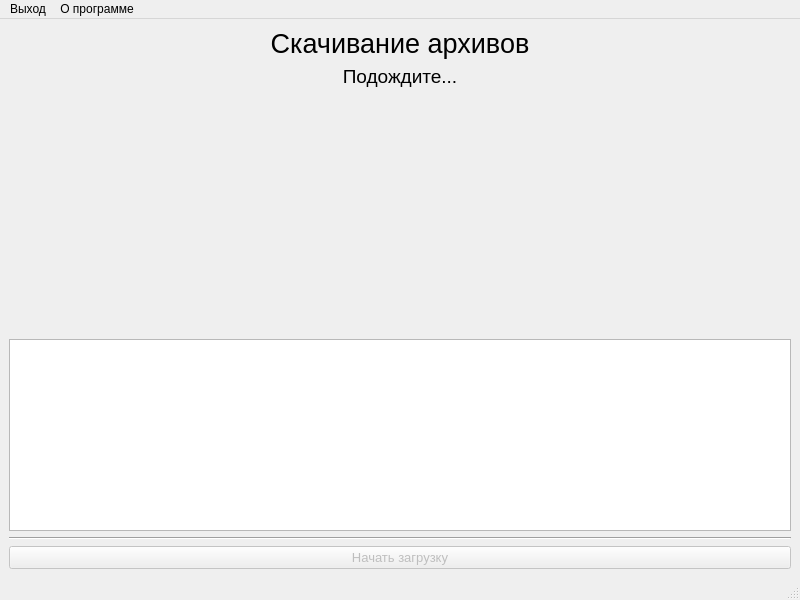
<?xml version="1.0" encoding="UTF-8"?>
<ui version="4.0">
 <class>MainWindow</class>
 <widget class="QMainWindow" name="MainWindow">
  <property name="geometry">
   <rect>
    <x>0</x>
    <y>0</y>
    <width>800</width>
    <height>600</height>
   </rect>
  </property>
  <property name="sizePolicy">
   <sizepolicy hsizetype="Preferred" vsizetype="Ignored">
    <horstretch>0</horstretch>
    <verstretch>0</verstretch>
   </sizepolicy>
  </property>
  <property name="minimumSize">
   <size>
    <width>300</width>
    <height>300</height>
   </size>
  </property>
  <property name="maximumSize">
   <size>
    <width>10000000</width>
    <height>10000000</height>
   </size>
  </property>
  <property name="contextMenuPolicy">
   <enum>Qt::NoContextMenu</enum>
  </property>
  <property name="windowTitle">
   <string>CBParser</string>
  </property>
  <widget class="QWidget" name="centralwidget">
   <property name="sizePolicy">
    <sizepolicy hsizetype="Preferred" vsizetype="Preferred">
     <horstretch>0</horstretch>
     <verstretch>0</verstretch>
    </sizepolicy>
   </property>
   <layout class="QVBoxLayout" name="verticalLayout">
    <item>
     <widget class="QLabel" name="title_label">
      <property name="sizePolicy">
       <sizepolicy hsizetype="Preferred" vsizetype="Fixed">
        <horstretch>0</horstretch>
        <verstretch>0</verstretch>
       </sizepolicy>
      </property>
      <property name="font">
       <font>
        <family>Segoe UI</family>
        <pointsize>20</pointsize>
       </font>
      </property>
      <property name="text">
       <string>Скачивание архивов</string>
      </property>
      <property name="alignment">
       <set>Qt::AlignHCenter|Qt::AlignTop</set>
      </property>
     </widget>
    </item>
    <item>
     <widget class="QLabel" name="status_label">
      <property name="sizePolicy">
       <sizepolicy hsizetype="Preferred" vsizetype="Fixed">
        <horstretch>0</horstretch>
        <verstretch>0</verstretch>
       </sizepolicy>
      </property>
      <property name="font">
       <font>
        <family>Segoe UI</family>
        <pointsize>14</pointsize>
       </font>
      </property>
      <property name="text">
       <string>Подождите...</string>
      </property>
      <property name="alignment">
       <set>Qt::AlignCenter</set>
      </property>
     </widget>
    </item>
    <item>
     <spacer name="verticalSpacer">
      <property name="orientation">
       <enum>Qt::Vertical</enum>
      </property>
      <property name="sizeType">
       <enum>QSizePolicy::Expanding</enum>
      </property>
      <property name="sizeHint" stdset="0">
       <size>
        <width>20</width>
        <height>40</height>
       </size>
      </property>
     </spacer>
    </item>
    <item>
     <widget class="QListWidget" name="listWidget">
      <property name="enabled">
       <bool>true</bool>
      </property>
      <property name="sizePolicy">
       <sizepolicy hsizetype="Expanding" vsizetype="Minimum">
        <horstretch>0</horstretch>
        <verstretch>0</verstretch>
       </sizepolicy>
      </property>
      <property name="focusPolicy">
       <enum>Qt::NoFocus</enum>
      </property>
      <property name="editTriggers">
       <set>QAbstractItemView::NoEditTriggers</set>
      </property>
      <property name="showDropIndicator" stdset="0">
       <bool>false</bool>
      </property>
      <property name="defaultDropAction">
       <enum>Qt::CopyAction</enum>
      </property>
      <property name="selectionMode">
       <enum>QAbstractItemView::NoSelection</enum>
      </property>
      <property name="viewMode">
       <enum>QListView::ListMode</enum>
      </property>
      <property name="sortingEnabled">
       <bool>false</bool>
      </property>
     </widget>
    </item>
    <item>
     <widget class="Line" name="line">
      <property name="orientation">
       <enum>Qt::Horizontal</enum>
      </property>
     </widget>
    </item>
    <item>
     <widget class="QPushButton" name="beginDownloadButton">
      <property name="enabled">
       <bool>false</bool>
      </property>
      <property name="sizePolicy">
       <sizepolicy hsizetype="Minimum" vsizetype="Fixed">
        <horstretch>0</horstretch>
        <verstretch>0</verstretch>
       </sizepolicy>
      </property>
      <property name="font">
       <font>
        <family>Segoe UI</family>
        <pointsize>10</pointsize>
       </font>
      </property>
      <property name="text">
       <string>Начать загрузку</string>
      </property>
      <property name="checkable">
       <bool>false</bool>
      </property>
      <property name="flat">
       <bool>false</bool>
      </property>
     </widget>
    </item>
   </layout>
  </widget>
  <widget class="QMenuBar" name="menubar">
   <property name="geometry">
    <rect>
     <x>0</x>
     <y>0</y>
     <width>800</width>
     <height>26</height>
    </rect>
   </property>
   <widget class="QMenu" name="menu">
    <property name="title">
     <string>Выход</string>
    </property>
   </widget>
   <widget class="QMenu" name="menu_2">
    <property name="title">
     <string>О программе</string>
    </property>
   </widget>
   <addaction name="menu"/>
   <addaction name="menu_2"/>
  </widget>
  <widget class="QStatusBar" name="statusbar"/>
 </widget>
 <resources/>
 <connections/>
</ui>
